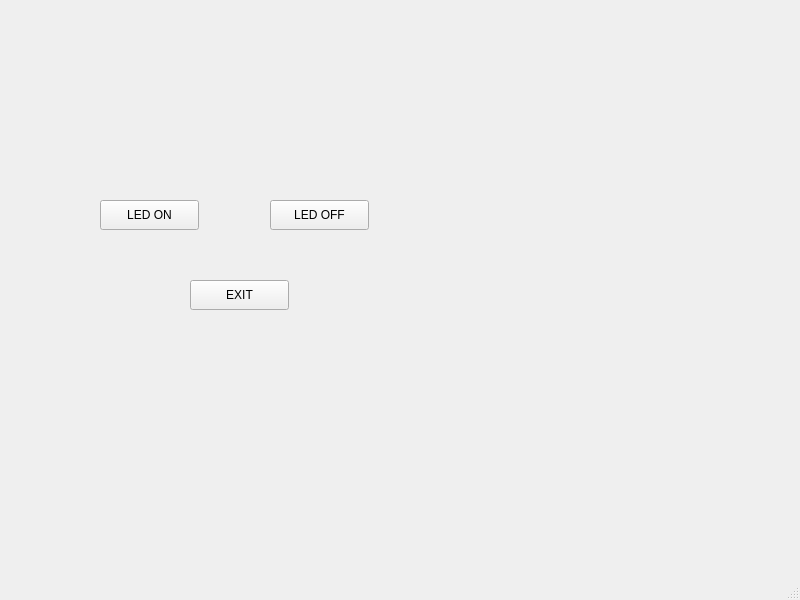
<?xml version="1.0" encoding="UTF-8"?>
<ui version="4.0">
 <class>MainWindow</class>
 <widget class="QMainWindow" name="MainWindow">
  <property name="geometry">
   <rect>
    <x>0</x>
    <y>0</y>
    <width>800</width>
    <height>600</height>
   </rect>
  </property>
  <property name="windowTitle">
   <string>MainWindow</string>
  </property>
  <widget class="QWidget" name="centralwidget">
   <widget class="QPushButton" name="btn_1">
    <property name="geometry">
     <rect>
      <x>100</x>
      <y>200</y>
      <width>99</width>
      <height>30</height>
     </rect>
    </property>
    <property name="text">
     <string>LED ON</string>
    </property>
   </widget>
   <widget class="QPushButton" name="btn_2">
    <property name="geometry">
     <rect>
      <x>270</x>
      <y>200</y>
      <width>99</width>
      <height>30</height>
     </rect>
    </property>
    <property name="text">
     <string>LED OFF</string>
    </property>
   </widget>
   <widget class="QPushButton" name="btn_3">
    <property name="geometry">
     <rect>
      <x>190</x>
      <y>280</y>
      <width>99</width>
      <height>30</height>
     </rect>
    </property>
    <property name="text">
     <string>EXIT</string>
    </property>
   </widget>
  </widget>
  <widget class="QMenuBar" name="menubar">
   <property name="geometry">
    <rect>
     <x>0</x>
     <y>0</y>
     <width>800</width>
     <height>28</height>
    </rect>
   </property>
  </widget>
  <widget class="QStatusBar" name="statusbar"/>
 </widget>
 <resources/>
 <connections>
  <connection>
   <sender>btn_3</sender>
   <signal>clicked()</signal>
   <receiver>MainWindow</receiver>
   <slot>slot1()</slot>
   <hints>
    <hint type="sourcelabel">
     <x>239</x>
     <y>326</y>
    </hint>
    <hint type="destinationlabel">
     <x>239</x>
     <y>405</y>
    </hint>
   </hints>
  </connection>
 </connections>
 <slots>
  <slot>btn1_1()</slot>
  <slot>btn2Func()</slot>
  <slot>slot1()</slot>
 </slots>
</ui>
